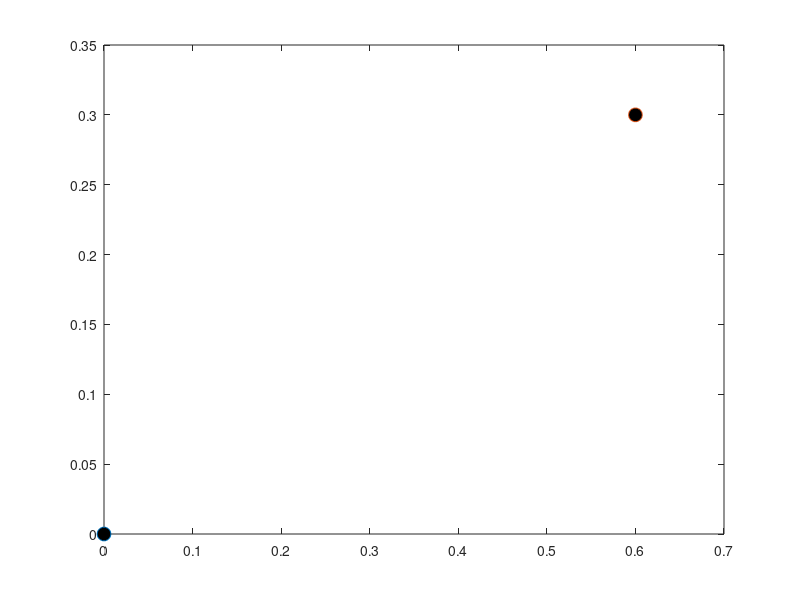

Reproduce this figure in MATLAB. (Note: this script raises an error after producing the figure.)
clc;
% close all;
clear all;

%% 

% import functions folder
addpath(genpath('functions'))
x = [0 0];
y = [0.6 0.3];
theta = pi/4;
alpha = 0.1;

figure(1)
plot(x(1), x(2), 'o', 'MarkerSize', 10, 'MarkerFaceColor', 'k')
hold on
plot(y(1), y(2), 'o', 'MarkerSize', 10, 'MarkerFaceColor', 'k')
for i=1:2

  % Problem when collapsing the circle to a point (the cone becomes a line)
  dy = norm([-sin(theta) cos(theta)]*(y - x)');

  % Circle centerd in y with radius equal to the goal alignment distance
  B = circle(y(1),y(2), dy);
  B_shape = polyshape(B(:,1), B(:,2));

  w = x + ([cos(theta) sin(theta)]'*[cos(theta) sin(theta)]*(y - x)')';

  % Points for the convex hull operator
  z = [x; y; w];

  hull = convhull(z(:,1), z(:,2));

  % Truncated cone
  shape = polyshape(z(hull,1), z(hull,2));
  cone = union(shape, B_shape);

  %% Plots

  % plot(B(:,1), B(:,2), 'k')
  plot(cone, 'FaceAlpha', alpha, 'FaceColor', 'r')
  % plot(z(hull,1), z(hull,2), 'r')
  % plot(cone.Vertices(:,1), cone.Vertices(:,2), 'b')
  xlim([-1 1])
  ylim([-1 1])

  y = [0.3 0.15];
  % x = x + [0.2 0.15];
  % theta = theta - pi/50;
  % alpha = alpha + 0.1;
end
hold off